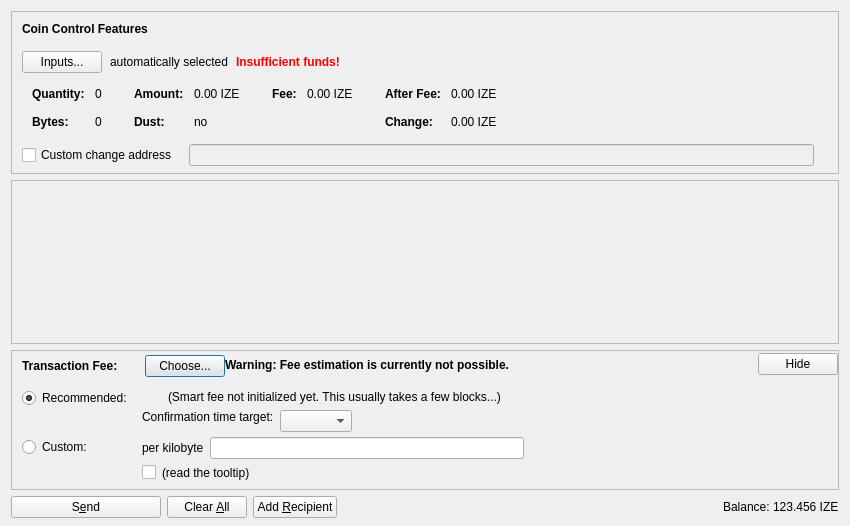
<?xml version="1.0" encoding="UTF-8"?>
<ui version="4.0">
 <class>SendCoinsDialog</class>
 <widget class="QDialog" name="SendCoinsDialog">
  <property name="geometry">
   <rect>
    <x>0</x>
    <y>0</y>
    <width>850</width>
    <height>526</height>
   </rect>
  </property>
  <property name="windowTitle">
   <string>Send Coins</string>
  </property>
  <layout class="QVBoxLayout" name="verticalLayout" stretch="0,1,0,0">
   <property name="bottomMargin">
    <number>8</number>
   </property>
   <item>
    <widget class="QFrame" name="frameCoinControl">
     <property name="sizePolicy">
      <sizepolicy hsizetype="Expanding" vsizetype="Expanding">
       <horstretch>0</horstretch>
       <verstretch>0</verstretch>
      </sizepolicy>
     </property>
     <property name="maximumSize">
      <size>
       <width>16777215</width>
       <height>16777215</height>
      </size>
     </property>
     <property name="frameShape">
      <enum>QFrame::StyledPanel</enum>
     </property>
     <property name="frameShadow">
      <enum>QFrame::Sunken</enum>
     </property>
     <layout class="QVBoxLayout" name="verticalLayoutCoinControl2">
      <property name="spacing">
       <number>0</number>
      </property>
      <property name="leftMargin">
       <number>0</number>
      </property>
      <property name="topMargin">
       <number>0</number>
      </property>
      <property name="rightMargin">
       <number>0</number>
      </property>
      <property name="bottomMargin">
       <number>6</number>
      </property>
      <item>
       <layout class="QVBoxLayout" name="verticalLayoutCoinControl" stretch="0,0,0,0,1">
        <property name="spacing">
         <number>0</number>
        </property>
        <property name="leftMargin">
         <number>10</number>
        </property>
        <property name="topMargin">
         <number>10</number>
        </property>
        <item>
         <layout class="QHBoxLayout" name="horizontalLayoutCoinControl1">
          <property name="bottomMargin">
           <number>15</number>
          </property>
          <item>
           <widget class="QLabel" name="labelCoinControlFeatures">
            <property name="sizePolicy">
             <sizepolicy hsizetype="Preferred" vsizetype="Maximum">
              <horstretch>0</horstretch>
              <verstretch>0</verstretch>
             </sizepolicy>
            </property>
            <property name="font">
             <font>
              <weight>75</weight>
              <bold>true</bold>
             </font>
            </property>
            <property name="styleSheet">
             <string notr="true">font-weight:bold;</string>
            </property>
            <property name="text">
             <string>Coin Control Features</string>
            </property>
           </widget>
          </item>
         </layout>
        </item>
        <item>
         <layout class="QHBoxLayout" name="horizontalLayoutCoinControl2" stretch="0,0,0,0">
          <property name="spacing">
           <number>8</number>
          </property>
          <property name="bottomMargin">
           <number>10</number>
          </property>
          <item>
           <widget class="QPushButton" name="pushButtonCoinControl">
            <property name="styleSheet">
             <string notr="true"/>
            </property>
            <property name="text">
             <string>Inputs...</string>
            </property>
            <property name="autoDefault">
             <bool>false</bool>
            </property>
           </widget>
          </item>
          <item>
           <widget class="QLabel" name="labelCoinControlAutomaticallySelected">
            <property name="text">
             <string>automatically selected</string>
            </property>
            <property name="margin">
             <number>5</number>
            </property>
           </widget>
          </item>
          <item>
           <widget class="QLabel" name="labelCoinControlInsuffFunds">
            <property name="font">
             <font>
              <weight>75</weight>
              <bold>true</bold>
             </font>
            </property>
            <property name="styleSheet">
             <string notr="true">color:red;font-weight:bold;</string>
            </property>
            <property name="text">
             <string>Insufficient funds!</string>
            </property>
            <property name="margin">
             <number>5</number>
            </property>
           </widget>
          </item>
          <item>
           <spacer name="horizontalSpacerCoinControl">
            <property name="orientation">
             <enum>Qt::Horizontal</enum>
            </property>
            <property name="sizeHint" stdset="0">
             <size>
              <width>40</width>
              <height>1</height>
             </size>
            </property>
           </spacer>
          </item>
         </layout>
        </item>
        <item>
         <widget class="QWidget" name="widgetCoinControl" native="true">
          <property name="sizePolicy">
           <sizepolicy hsizetype="Preferred" vsizetype="Preferred">
            <horstretch>0</horstretch>
            <verstretch>0</verstretch>
           </sizepolicy>
          </property>
          <property name="minimumSize">
           <size>
            <width>0</width>
            <height>0</height>
           </size>
          </property>
          <property name="styleSheet">
           <string notr="true"/>
          </property>
          <layout class="QHBoxLayout" name="horizontalLayoutCoinControl5">
           <property name="leftMargin">
            <number>0</number>
           </property>
           <property name="topMargin">
            <number>0</number>
           </property>
           <property name="rightMargin">
            <number>0</number>
           </property>
           <property name="bottomMargin">
            <number>0</number>
           </property>
           <item>
            <layout class="QHBoxLayout" name="horizontalLayoutCoinControl3" stretch="0,0,0,1">
             <property name="spacing">
              <number>20</number>
             </property>
             <property name="topMargin">
              <number>0</number>
             </property>
             <property name="bottomMargin">
              <number>10</number>
             </property>
             <item>
              <layout class="QFormLayout" name="formLayoutCoinControl1">
               <property name="horizontalSpacing">
                <number>10</number>
               </property>
               <property name="verticalSpacing">
                <number>14</number>
               </property>
               <property name="leftMargin">
                <number>10</number>
               </property>
               <property name="topMargin">
                <number>4</number>
               </property>
               <property name="rightMargin">
                <number>6</number>
               </property>
               <item row="0" column="0">
                <widget class="QLabel" name="labelCoinControlQuantityText">
                 <property name="font">
                  <font>
                   <weight>75</weight>
                   <bold>true</bold>
                  </font>
                 </property>
                 <property name="text">
                  <string>Quantity:</string>
                 </property>
                 <property name="margin">
                  <number>0</number>
                 </property>
                </widget>
               </item>
               <item row="0" column="1">
                <widget class="QLabel" name="labelCoinControlQuantity">
                 <property name="cursor">
                  <cursorShape>IBeamCursor</cursorShape>
                 </property>
                 <property name="contextMenuPolicy">
                  <enum>Qt::ActionsContextMenu</enum>
                 </property>
                 <property name="text">
                  <string notr="true">0</string>
                 </property>
                 <property name="margin">
                  <number>0</number>
                 </property>
                 <property name="textInteractionFlags">
                  <set>Qt::LinksAccessibleByMouse|Qt::TextSelectableByKeyboard|Qt::TextSelectableByMouse</set>
                 </property>
                </widget>
               </item>
               <item row="1" column="0">
                <widget class="QLabel" name="labelCoinControlBytesText">
                 <property name="font">
                  <font>
                   <weight>75</weight>
                   <bold>true</bold>
                  </font>
                 </property>
                 <property name="text">
                  <string>Bytes:</string>
                 </property>
                </widget>
               </item>
               <item row="1" column="1">
                <widget class="QLabel" name="labelCoinControlBytes">
                 <property name="cursor">
                  <cursorShape>IBeamCursor</cursorShape>
                 </property>
                 <property name="contextMenuPolicy">
                  <enum>Qt::ActionsContextMenu</enum>
                 </property>
                 <property name="text">
                  <string notr="true">0</string>
                 </property>
                 <property name="textInteractionFlags">
                  <set>Qt::LinksAccessibleByMouse|Qt::TextSelectableByKeyboard|Qt::TextSelectableByMouse</set>
                 </property>
                </widget>
               </item>
              </layout>
             </item>
             <item>
              <layout class="QFormLayout" name="formLayoutCoinControl2">
               <property name="horizontalSpacing">
                <number>10</number>
               </property>
               <property name="verticalSpacing">
                <number>14</number>
               </property>
               <property name="leftMargin">
                <number>6</number>
               </property>
               <property name="topMargin">
                <number>4</number>
               </property>
               <property name="rightMargin">
                <number>6</number>
               </property>
               <item row="0" column="0">
                <widget class="QLabel" name="labelCoinControlAmountText">
                 <property name="font">
                  <font>
                   <weight>75</weight>
                   <bold>true</bold>
                  </font>
                 </property>
                 <property name="text">
                  <string>Amount:</string>
                 </property>
                 <property name="margin">
                  <number>0</number>
                 </property>
                </widget>
               </item>
               <item row="0" column="1">
                <widget class="QLabel" name="labelCoinControlAmount">
                 <property name="cursor">
                  <cursorShape>IBeamCursor</cursorShape>
                 </property>
                 <property name="contextMenuPolicy">
                  <enum>Qt::ActionsContextMenu</enum>
                 </property>
                 <property name="text">
                  <string notr="true">0.00 IZE</string>
                 </property>
                 <property name="textInteractionFlags">
                  <set>Qt::LinksAccessibleByMouse|Qt::TextSelectableByKeyboard|Qt::TextSelectableByMouse</set>
                 </property>
                </widget>
               </item>
               <item row="1" column="0">
                <widget class="QLabel" name="labelCoinControlLowOutputText">
                 <property name="font">
                  <font>
                   <weight>75</weight>
                   <bold>true</bold>
                  </font>
                 </property>
                 <property name="text">
                  <string>Dust:</string>
                 </property>
                </widget>
               </item>
               <item row="1" column="1">
                <widget class="QLabel" name="labelCoinControlLowOutput">
                 <property name="cursor">
                  <cursorShape>IBeamCursor</cursorShape>
                 </property>
                 <property name="contextMenuPolicy">
                  <enum>Qt::ActionsContextMenu</enum>
                 </property>
                 <property name="text">
                  <string notr="true">no</string>
                 </property>
                 <property name="textInteractionFlags">
                  <set>Qt::LinksAccessibleByMouse|Qt::TextSelectableByKeyboard|Qt::TextSelectableByMouse</set>
                 </property>
                </widget>
               </item>
              </layout>
             </item>
             <item>
              <layout class="QFormLayout" name="formLayoutCoinControl3">
               <property name="horizontalSpacing">
                <number>10</number>
               </property>
               <property name="verticalSpacing">
                <number>14</number>
               </property>
               <property name="leftMargin">
                <number>6</number>
               </property>
               <property name="topMargin">
                <number>4</number>
               </property>
               <property name="rightMargin">
                <number>6</number>
               </property>
               <item row="0" column="0">
                <widget class="QLabel" name="labelCoinControlFeeText">
                 <property name="font">
                  <font>
                   <weight>75</weight>
                   <bold>true</bold>
                  </font>
                 </property>
                 <property name="text">
                  <string>Fee:</string>
                 </property>
                 <property name="margin">
                  <number>0</number>
                 </property>
                </widget>
               </item>
               <item row="0" column="1">
                <widget class="QLabel" name="labelCoinControlFee">
                 <property name="cursor">
                  <cursorShape>IBeamCursor</cursorShape>
                 </property>
                 <property name="contextMenuPolicy">
                  <enum>Qt::ActionsContextMenu</enum>
                 </property>
                 <property name="text">
                  <string notr="true">0.00 IZE</string>
                 </property>
                 <property name="textInteractionFlags">
                  <set>Qt::LinksAccessibleByMouse|Qt::TextSelectableByKeyboard|Qt::TextSelectableByMouse</set>
                 </property>
                </widget>
               </item>
              </layout>
             </item>
             <item>
              <layout class="QFormLayout" name="formLayoutCoinControl4">
               <property name="horizontalSpacing">
                <number>10</number>
               </property>
               <property name="verticalSpacing">
                <number>14</number>
               </property>
               <property name="leftMargin">
                <number>6</number>
               </property>
               <property name="topMargin">
                <number>4</number>
               </property>
               <property name="rightMargin">
                <number>6</number>
               </property>
               <item row="0" column="0">
                <widget class="QLabel" name="labelCoinControlAfterFeeText">
                 <property name="font">
                  <font>
                   <weight>75</weight>
                   <bold>true</bold>
                  </font>
                 </property>
                 <property name="text">
                  <string>After Fee:</string>
                 </property>
                 <property name="margin">
                  <number>0</number>
                 </property>
                </widget>
               </item>
               <item row="0" column="1">
                <widget class="QLabel" name="labelCoinControlAfterFee">
                 <property name="cursor">
                  <cursorShape>IBeamCursor</cursorShape>
                 </property>
                 <property name="contextMenuPolicy">
                  <enum>Qt::ActionsContextMenu</enum>
                 </property>
                 <property name="text">
                  <string notr="true">0.00 IZE</string>
                 </property>
                 <property name="textInteractionFlags">
                  <set>Qt::LinksAccessibleByMouse|Qt::TextSelectableByKeyboard|Qt::TextSelectableByMouse</set>
                 </property>
                </widget>
               </item>
               <item row="1" column="0">
                <widget class="QLabel" name="labelCoinControlChangeText">
                 <property name="font">
                  <font>
                   <weight>75</weight>
                   <bold>true</bold>
                  </font>
                 </property>
                 <property name="text">
                  <string>Change:</string>
                 </property>
                </widget>
               </item>
               <item row="1" column="1">
                <widget class="QLabel" name="labelCoinControlChange">
                 <property name="cursor">
                  <cursorShape>IBeamCursor</cursorShape>
                 </property>
                 <property name="contextMenuPolicy">
                  <enum>Qt::ActionsContextMenu</enum>
                 </property>
                 <property name="text">
                  <string notr="true">0.00 IZE</string>
                 </property>
                 <property name="textInteractionFlags">
                  <set>Qt::LinksAccessibleByMouse|Qt::TextSelectableByKeyboard|Qt::TextSelectableByMouse</set>
                 </property>
                </widget>
               </item>
              </layout>
             </item>
            </layout>
           </item>
          </layout>
         </widget>
        </item>
        <item>
         <layout class="QHBoxLayout" name="horizontalLayoutCoinControl4" stretch="0,0,0">
          <property name="spacing">
           <number>12</number>
          </property>
          <property name="sizeConstraint">
           <enum>QLayout::SetDefaultConstraint</enum>
          </property>
          <property name="topMargin">
           <number>5</number>
          </property>
          <property name="rightMargin">
           <number>5</number>
          </property>
          <item>
           <widget class="QCheckBox" name="checkBoxCoinControlChange">
            <property name="toolTip">
             <string>If this is activated, but the change address is empty or invalid, change will be sent to a newly generated address.</string>
            </property>
            <property name="text">
             <string>Custom change address</string>
            </property>
           </widget>
          </item>
          <item>
           <widget class="QValidatedLineEdit" name="lineEditCoinControlChange">
            <property name="enabled">
             <bool>false</bool>
            </property>
            <property name="sizePolicy">
             <sizepolicy hsizetype="Expanding" vsizetype="Fixed">
              <horstretch>0</horstretch>
              <verstretch>0</verstretch>
             </sizepolicy>
            </property>
           </widget>
          </item>
          <item>
           <widget class="QLabel" name="labelCoinControlChangeLabel">
            <property name="sizePolicy">
             <sizepolicy hsizetype="Preferred" vsizetype="Expanding">
              <horstretch>0</horstretch>
              <verstretch>0</verstretch>
             </sizepolicy>
            </property>
            <property name="minimumSize">
             <size>
              <width>0</width>
              <height>0</height>
             </size>
            </property>
            <property name="text">
             <string/>
            </property>
            <property name="margin">
             <number>3</number>
            </property>
           </widget>
          </item>
         </layout>
        </item>
        <item>
         <spacer name="verticalSpacerCoinControl">
          <property name="orientation">
           <enum>Qt::Vertical</enum>
          </property>
          <property name="sizeHint" stdset="0">
           <size>
            <width>800</width>
            <height>1</height>
           </size>
          </property>
         </spacer>
        </item>
       </layout>
      </item>
     </layout>
    </widget>
   </item>
   <item>
    <widget class="QScrollArea" name="scrollArea">
     <property name="widgetResizable">
      <bool>true</bool>
     </property>
     <widget class="QWidget" name="scrollAreaWidgetContents">
      <property name="geometry">
       <rect>
        <x>0</x>
        <y>0</y>
        <width>830</width>
        <height>104</height>
       </rect>
      </property>
      <layout class="QVBoxLayout" name="verticalLayout_2" stretch="0,1">
       <property name="leftMargin">
        <number>0</number>
       </property>
       <property name="topMargin">
        <number>0</number>
       </property>
       <property name="rightMargin">
        <number>0</number>
       </property>
       <property name="bottomMargin">
        <number>0</number>
       </property>
       <item>
        <layout class="QVBoxLayout" name="entries">
         <property name="spacing">
          <number>6</number>
         </property>
        </layout>
       </item>
       <item>
        <spacer name="verticalSpacer">
         <property name="orientation">
          <enum>Qt::Vertical</enum>
         </property>
         <property name="sizeHint" stdset="0">
          <size>
           <width>20</width>
           <height>40</height>
          </size>
         </property>
        </spacer>
       </item>
      </layout>
     </widget>
    </widget>
   </item>
   <item>
    <widget class="QFrame" name="frameFee">
     <property name="sizePolicy">
      <sizepolicy hsizetype="Expanding" vsizetype="Expanding">
       <horstretch>0</horstretch>
       <verstretch>0</verstretch>
      </sizepolicy>
     </property>
     <property name="maximumSize">
      <size>
       <width>16777215</width>
       <height>16777215</height>
      </size>
     </property>
     <property name="frameShape">
      <enum>QFrame::StyledPanel</enum>
     </property>
     <property name="frameShadow">
      <enum>QFrame::Sunken</enum>
     </property>
     <layout class="QVBoxLayout" name="verticalLayoutFee1">
      <property name="spacing">
       <number>0</number>
      </property>
      <property name="leftMargin">
       <number>0</number>
      </property>
      <property name="topMargin">
       <number>0</number>
      </property>
      <property name="rightMargin">
       <number>0</number>
      </property>
      <property name="bottomMargin">
       <number>0</number>
      </property>
      <item>
       <layout class="QVBoxLayout" name="verticalLayoutFee2" stretch="0,0,0">
        <property name="spacing">
         <number>0</number>
        </property>
        <property name="leftMargin">
         <number>10</number>
        </property>
        <property name="topMargin">
         <number>0</number>
        </property>
        <item>
         <layout class="QHBoxLayout" name="horizontalLayoutFee1">
          <property name="bottomMargin">
           <number>0</number>
          </property>
          <item>
           <layout class="QVBoxLayout" name="verticalLayoutFee7">
            <property name="spacing">
             <number>0</number>
            </property>
            <item>
             <spacer name="verticalSpacerSmartFee">
              <property name="orientation">
               <enum>Qt::Vertical</enum>
              </property>
              <property name="sizeType">
               <enum>QSizePolicy::Fixed</enum>
              </property>
              <property name="sizeHint" stdset="0">
               <size>
                <width>1</width>
                <height>4</height>
               </size>
              </property>
             </spacer>
            </item>
            <item>
             <layout class="QHBoxLayout" name="horizontalLayoutSmartFee">
              <property name="spacing">
               <number>10</number>
              </property>
              <item>
               <widget class="QLabel" name="labelFeeHeadline">
                <property name="sizePolicy">
                 <sizepolicy hsizetype="Preferred" vsizetype="Maximum">
                  <horstretch>0</horstretch>
                  <verstretch>0</verstretch>
                 </sizepolicy>
                </property>
                <property name="font">
                 <font>
                  <weight>75</weight>
                  <bold>true</bold>
                 </font>
                </property>
                <property name="styleSheet">
                 <string notr="true">font-weight:bold;</string>
                </property>
                <property name="text">
                 <string>Transaction Fee:</string>
                </property>
               </widget>
              </item>
              <item>
               <widget class="QLabel" name="labelFeeMinimized">
                <property name="text">
                 <string/>
                </property>
               </widget>
              </item>
              <item>
               <widget class="QPushButton" name="buttonChooseFee">
                <property name="text">
                 <string>Choose...</string>
                </property>
               </widget>
              </item>
             </layout>
            </item>
            <item>
             <spacer name="verticalSpacer_5">
              <property name="orientation">
               <enum>Qt::Vertical</enum>
              </property>
              <property name="sizeHint" stdset="0">
               <size>
                <width>1</width>
                <height>1</height>
               </size>
              </property>
             </spacer>
            </item>
           </layout>
          </item>
          <item>
           <widget class="QLabel" name="fallbackFeeWarningLabel">
            <property name="toolTip">
             <string>Using the fallbackfee can result in sending a transaction that will take several hours or days (or never) to confirm. Consider choosing your fee manually or wait until you have validated the complete chain.</string>
            </property>
            <property name="font">
            <font>
                <weight>75</weight>
                <bold>true</bold>
            </font>
            </property>
            <property name="text">
             <string>Warning: Fee estimation is currently not possible.</string>
            </property>
            <property name="wordWrap">
             <bool>false</bool>
            </property>
           </widget>
          </item>
          <item>
           <spacer name="horizontalSpacer_4">
            <property name="orientation">
             <enum>Qt::Horizontal</enum>
            </property>
            <property name="sizeType">
             <enum>QSizePolicy::MinimumExpanding</enum>
            </property>
            <property name="sizeHint" stdset="0">
             <size>
              <width>40</width>
              <height>20</height>
             </size>
            </property>
           </spacer>
          </item>
          <item>
           <widget class="QPushButton" name="buttonMinimizeFee">
            <property name="toolTip">
             <string>collapse fee-settings</string>
            </property>
            <property name="text">
             <string>Hide</string>
            </property>
           </widget>
          </item>
         </layout>
        </item>
        <item>
         <widget class="QFrame" name="frameFeeSelection">
          <layout class="QVBoxLayout" name="verticalLayoutFee12">
           <property name="spacing">
            <number>0</number>
           </property>
           <property name="leftMargin">
            <number>0</number>
           </property>
           <property name="topMargin">
            <number>0</number>
           </property>
           <property name="rightMargin">
            <number>0</number>
           </property>
           <property name="bottomMargin">
            <number>0</number>
           </property>
           <item>
            <layout class="QGridLayout" name="gridLayoutFee">
             <property name="topMargin">
              <number>10</number>
             </property>
             <property name="bottomMargin">
              <number>4</number>
             </property>
             <property name="horizontalSpacing">
              <number>10</number>
             </property>
             <property name="verticalSpacing">
              <number>4</number>
             </property>
             <item row="1" column="1">
              <layout class="QVBoxLayout" name="verticalLayoutFee8">
               <property name="spacing">
                <number>6</number>
               </property>
               <item>
                <layout class="QHBoxLayout" name="horizontalLayoutFee13">
                 <item>
                  <widget class="QLabel" name="labelCustomPerKilobyte">
                   <property name="toolTip">
                    <string>If the custom fee is set to 1000 satoshis and the transaction is only 250 bytes, then &quot;per kilobyte&quot; only pays 250 satoshis in fee, while &quot;total at least&quot; pays 1000 satoshis. For transactions bigger than a kilobyte both pay by kilobyte.</string>
                   </property>
                   <property name="text">
                    <string>per kilobyte</string>
                   </property>
                  </widget>
                 </item>
                 <item>
                  <widget class="BitcoinAmountField" name="customFee"/>
                 </item>
                 <item>
                  <spacer name="horizontalSpacer_6">
                   <property name="orientation">
                    <enum>Qt::Horizontal</enum>
                   </property>
                   <property name="sizeHint" stdset="0">
                    <size>
                     <width>1</width>
                     <height>1</height>
                    </size>
                   </property>
                  </spacer>
                 </item>
                </layout>
               </item>
               <item>
                <layout class="QHBoxLayout" name="horizontalLayoutFee8">
                 <item>
                  <widget class="QCheckBox" name="checkBoxMinimumFee">
                   <property name="toolTip">
                    <string>Paying only the minimum fee is just fine as long as there is less transaction volume than space in the blocks. But be aware that this can end up in a never confirming transaction once there is more demand for hypothesize transactions than the network can process.</string>
                   </property>
                   <property name="text">
                    <string/>
                   </property>
                  </widget>
                 </item>
                 <item>
                  <widget class="QLabel" name="labelMinFeeWarning">
                   <property name="enabled">
                    <bool>true</bool>
                   </property>
                   <property name="toolTip">
                    <string>Paying only the minimum fee is just fine as long as there is less transaction volume than space in the blocks. But be aware that this can end up in a never confirming transaction once there is more demand for hypothesize transactions than the network can process.</string>
                   </property>
                   <property name="text">
                    <string>(read the tooltip)</string>
                   </property>
                   <property name="margin">
                    <number>5</number>
                   </property>
                  </widget>
                 </item>
                 <item>
                  <spacer name="horizontalSpacer_2">
                   <property name="orientation">
                    <enum>Qt::Horizontal</enum>
                   </property>
                   <property name="sizeHint" stdset="0">
                    <size>
                     <width>1</width>
                     <height>1</height>
                    </size>
                   </property>
                  </spacer>
                 </item>
                </layout>
               </item>
              </layout>
             </item>
             <item row="0" column="0">
              <layout class="QVBoxLayout" name="verticalLayoutFee4" stretch="0,1">
               <item>
                <widget class="QRadioButton" name="radioSmartFee">
                 <property name="text">
                  <string>Recommended:</string>
                 </property>
                 <property name="checked">
                  <bool>true</bool>
                 </property>
                 <attribute name="buttonGroup">
                  <string notr="true">groupFee</string>
                 </attribute>
                </widget>
               </item>
               <item>
                <spacer name="verticalSpacer_2">
                 <property name="orientation">
                  <enum>Qt::Vertical</enum>
                 </property>
                 <property name="sizeHint" stdset="0">
                  <size>
                   <width>1</width>
                   <height>1</height>
                  </size>
                 </property>
                </spacer>
               </item>
              </layout>
             </item>
             <item row="1" column="0">
              <layout class="QVBoxLayout" name="verticalLayoutFee9" stretch="0,1">
               <item>
                <widget class="QRadioButton" name="radioCustomFee">
                 <property name="text">
                  <string>Custom:</string>
                 </property>
                 <attribute name="buttonGroup">
                  <string notr="true">groupFee</string>
                 </attribute>
                </widget>
               </item>
               <item>
                <spacer name="verticalSpacer_6">
                 <property name="orientation">
                  <enum>Qt::Vertical</enum>
                 </property>
                 <property name="sizeHint" stdset="0">
                  <size>
                   <width>1</width>
                   <height>1</height>
                  </size>
                 </property>
                </spacer>
               </item>
              </layout>
             </item>
             <item row="0" column="1">
              <layout class="QVBoxLayout" name="verticalLayoutFee3" stretch="0,0,1">
               <property name="spacing">
                <number>6</number>
               </property>
               <property name="topMargin">
                <number>2</number>
               </property>
               <item>
                <layout class="QHBoxLayout" name="horizontalLayoutFee12">
                 <item>
                  <widget class="QLabel" name="labelSmartFee">
                   <property name="text">
                    <string/>
                   </property>
                   <property name="margin">
                    <number>2</number>
                   </property>
                  </widget>
                 </item>
                 <item>
                  <widget class="QLabel" name="labelFeeEstimation">
                   <property name="text">
                    <string/>
                   </property>
                  </widget>
                 </item>
                 <item>
                  <widget class="QLabel" name="labelSmartFee2">
                   <property name="text">
                    <string>(Smart fee not initialized yet. This usually takes a few blocks...)</string>
                   </property>
                   <property name="margin">
                    <number>2</number>
                   </property>
                  </widget>
                 </item>
                 <item>
                  <spacer name="horizontalSpacer_5">
                   <property name="orientation">
                    <enum>Qt::Horizontal</enum>
                   </property>
                   <property name="sizeHint" stdset="0">
                    <size>
                     <width>1</width>
                     <height>1</height>
                    </size>
                   </property>
                  </spacer>
                 </item>
                </layout>
               </item>
               <item>
                <layout class="QHBoxLayout" name="horizontalLayoutFee9">
                 <item>
                  <layout class="QVBoxLayout" name="verticalLayoutFee6">
                   <item>
                    <widget class="QLabel" name="labelSmartFee3">
                     <property name="text">
                      <string>Confirmation time target:</string>
                     </property>
                     <property name="margin">
                      <number>2</number>
                     </property>
                    </widget>
                   </item>
                   <item>
                    <spacer name="verticalSpacer_3">
                     <property name="orientation">
                      <enum>Qt::Vertical</enum>
                     </property>
                     <property name="sizeHint" stdset="0">
                      <size>
                       <width>1</width>
                       <height>1</height>
                      </size>
                     </property>
                    </spacer>
                   </item>
                  </layout>
                 </item>
                 <item>
                  <layout class="QVBoxLayout" name="verticalLayoutFee5">
                   <property name="rightMargin">
                    <number>30</number>
                   </property>
                   <item>
                    <layout class="QHBoxLayout" name="horizontalLayoutConfTarget">
                     <property name="bottomMargin">
                      <number>0</number>
                     </property>
                     <item>
                      <widget class="QComboBox" name="confTargetSelector"/>
                     </item>
                     <item>
                      <spacer name="horizontalSpacerConfTarget">
                       <property name="orientation">
                        <enum>Qt::Horizontal</enum>
                       </property>
                       <property name="sizeHint" stdset="0">
                        <size>
                         <width>40</width>
                         <height>20</height>
                        </size>
                       </property>
                      </spacer>
                     </item>
                    </layout>
                   </item>
                  </layout>
                 </item>
                </layout>
               </item>
               <item>
                <spacer name="verticalSpacer_4">
                 <property name="orientation">
                  <enum>Qt::Vertical</enum>
                 </property>
                 <property name="sizeHint" stdset="0">
                  <size>
                   <width>1</width>
                   <height>1</height>
                  </size>
                 </property>
                </spacer>
               </item>
              </layout>
             </item>
            </layout>
           </item>
          </layout>
         </widget>
        </item>
        <item>
         <spacer name="verticalSpacerFee">
          <property name="orientation">
           <enum>Qt::Vertical</enum>
          </property>
          <property name="sizeHint" stdset="0">
           <size>
            <width>40</width>
            <height>5</height>
           </size>
          </property>
         </spacer>
        </item>
       </layout>
      </item>
     </layout>
    </widget>
   </item>
   <item>
    <layout class="QHBoxLayout" name="horizontalLayout">
     <item>
      <widget class="QPushButton" name="sendButton">
       <property name="minimumSize">
        <size>
         <width>150</width>
         <height>0</height>
        </size>
       </property>
       <property name="toolTip">
        <string>Confirm the send action</string>
       </property>
       <property name="text">
        <string>S&amp;end</string>
       </property>
       <property name="icon">
        <iconset resource="../bitcoin.qrc">
         <normaloff>:/icons/send</normaloff>:/icons/send</iconset>
       </property>
       <property name="autoDefault">
        <bool>false</bool>
       </property>
       <property name="default">
        <bool>false</bool>
       </property>
      </widget>
     </item>
     <item>
      <widget class="QPushButton" name="clearButton">
       <property name="sizePolicy">
        <sizepolicy hsizetype="Minimum" vsizetype="Fixed">
         <horstretch>0</horstretch>
         <verstretch>0</verstretch>
        </sizepolicy>
       </property>
       <property name="toolTip">
        <string>Clear all fields of the form.</string>
       </property>
       <property name="text">
        <string>Clear &amp;All</string>
       </property>
       <property name="icon">
        <iconset resource="../bitcoin.qrc">
         <normaloff>:/icons/remove</normaloff>:/icons/remove</iconset>
       </property>
       <property name="autoDefault">
        <bool>false</bool>
       </property>
      </widget>
     </item>
     <item>
      <widget class="QPushButton" name="addButton">
       <property name="toolTip">
        <string>Send to multiple recipients at once</string>
       </property>
       <property name="text">
        <string>Add &amp;Recipient</string>
       </property>
       <property name="icon">
        <iconset resource="../bitcoin.qrc">
         <normaloff>:/icons/add</normaloff>:/icons/add</iconset>
       </property>
       <property name="autoDefault">
        <bool>false</bool>
       </property>
      </widget>
     </item>
     <item>
      <spacer name="horizontalSpacer">
       <property name="orientation">
        <enum>Qt::Horizontal</enum>
       </property>
       <property name="sizeHint" stdset="0">
        <size>
         <width>40</width>
         <height>20</height>
        </size>
       </property>
      </spacer>
     </item>
     <item>
      <layout class="QHBoxLayout" name="horizontalLayout_2">
       <property name="spacing">
        <number>3</number>
       </property>
       <item>
        <widget class="QLabel" name="label">
         <property name="sizePolicy">
          <sizepolicy hsizetype="Preferred" vsizetype="Fixed">
           <horstretch>0</horstretch>
           <verstretch>0</verstretch>
          </sizepolicy>
         </property>
         <property name="text">
          <string>Balance:</string>
         </property>
        </widget>
       </item>
       <item>
        <widget class="QLabel" name="labelBalance">
         <property name="sizePolicy">
          <sizepolicy hsizetype="Preferred" vsizetype="Fixed">
           <horstretch>0</horstretch>
           <verstretch>0</verstretch>
          </sizepolicy>
         </property>
         <property name="cursor">
          <cursorShape>IBeamCursor</cursorShape>
         </property>
         <property name="text">
          <string notr="true">123.456 IZE</string>
         </property>
         <property name="textInteractionFlags">
          <set>Qt::LinksAccessibleByMouse|Qt::TextSelectableByKeyboard|Qt::TextSelectableByMouse</set>
         </property>
        </widget>
       </item>
      </layout>
     </item>
    </layout>
   </item>
  </layout>
 </widget>
 <customwidgets>
  <customwidget>
   <class>QValidatedLineEdit</class>
   <extends>QLineEdit</extends>
   <header>qt/qvalidatedlineedit.h</header>
  </customwidget>
  <customwidget>
   <class>BitcoinAmountField</class>
   <extends>QLineEdit</extends>
   <header>qt/bitcoinamountfield.h</header>
   <container>1</container>
  </customwidget>
 </customwidgets>
 <resources>
  <include location="../bitcoin.qrc"/>
 </resources>
 <connections/>
 <buttongroups>
  <buttongroup name="groupFee"/>
 </buttongroups>
</ui>
